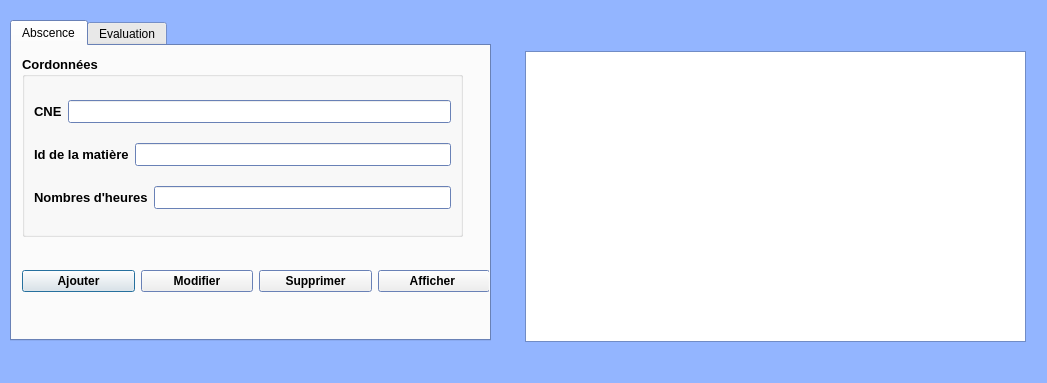
<?xml version="1.0" encoding="UTF-8"?>
<ui version="4.0">
 <class>Note_Abs</class>
 <widget class="QDialog" name="Note_Abs">
  <property name="geometry">
   <rect>
    <x>0</x>
    <y>0</y>
    <width>1047</width>
    <height>383</height>
   </rect>
  </property>
  <property name="palette">
   <palette>
    <active>
     <colorrole role="Base">
      <brush brushstyle="SolidPattern">
       <color alpha="255">
        <red>255</red>
        <green>255</green>
        <blue>255</blue>
       </color>
      </brush>
     </colorrole>
     <colorrole role="Window">
      <brush brushstyle="SolidPattern">
       <color alpha="255">
        <red>147</red>
        <green>181</green>
        <blue>255</blue>
       </color>
      </brush>
     </colorrole>
    </active>
    <inactive>
     <colorrole role="Base">
      <brush brushstyle="SolidPattern">
       <color alpha="255">
        <red>255</red>
        <green>255</green>
        <blue>255</blue>
       </color>
      </brush>
     </colorrole>
     <colorrole role="Window">
      <brush brushstyle="SolidPattern">
       <color alpha="255">
        <red>147</red>
        <green>181</green>
        <blue>255</blue>
       </color>
      </brush>
     </colorrole>
    </inactive>
    <disabled>
     <colorrole role="Base">
      <brush brushstyle="SolidPattern">
       <color alpha="255">
        <red>147</red>
        <green>181</green>
        <blue>255</blue>
       </color>
      </brush>
     </colorrole>
     <colorrole role="Window">
      <brush brushstyle="SolidPattern">
       <color alpha="255">
        <red>147</red>
        <green>181</green>
        <blue>255</blue>
       </color>
      </brush>
     </colorrole>
    </disabled>
   </palette>
  </property>
  <property name="windowTitle">
   <string>Dialog</string>
  </property>
  <widget class="QTabWidget" name="tabWidget">
   <property name="geometry">
    <rect>
     <x>10</x>
     <y>20</y>
     <width>481</width>
     <height>321</height>
    </rect>
   </property>
   <property name="font">
    <font>
     <family>MS Shell Dlg 2</family>
    </font>
   </property>
   <property name="currentIndex">
    <number>0</number>
   </property>
   <widget class="QWidget" name="tab">
    <attribute name="title">
     <string>Abscence</string>
    </attribute>
    <widget class="QGroupBox" name="groupBox_3">
     <property name="geometry">
      <rect>
       <x>10</x>
       <y>10</y>
       <width>441</width>
       <height>181</height>
      </rect>
     </property>
     <property name="font">
      <font>
       <family>MS Shell Dlg 2</family>
       <pointsize>10</pointsize>
       <weight>75</weight>
       <bold>true</bold>
      </font>
     </property>
     <property name="title">
      <string>Cordonnées</string>
     </property>
     <layout class="QVBoxLayout" name="verticalLayout_3">
      <item>
       <layout class="QHBoxLayout" name="horizontalLayout_12">
        <item>
         <widget class="QLabel" name="label_9">
          <property name="text">
           <string>CNE</string>
          </property>
         </widget>
        </item>
        <item>
         <widget class="QLineEdit" name="texte_CNE_Abs">
          <property name="inputMask">
           <string/>
          </property>
          <property name="text">
           <string/>
          </property>
         </widget>
        </item>
       </layout>
      </item>
      <item>
       <layout class="QHBoxLayout" name="horizontalLayout_13">
        <item>
         <widget class="QLabel" name="label_10">
          <property name="text">
           <string>Id de la matière</string>
          </property>
         </widget>
        </item>
        <item>
         <widget class="QLineEdit" name="texte_Id_Abs"/>
        </item>
       </layout>
      </item>
      <item>
       <layout class="QHBoxLayout" name="horizontalLayout_14">
        <item>
         <widget class="QLabel" name="label_11">
          <property name="text">
           <string>Nombres d'heures</string>
          </property>
         </widget>
        </item>
        <item>
         <widget class="QLineEdit" name="texte_Nbr_Abs"/>
        </item>
       </layout>
      </item>
     </layout>
    </widget>
    <widget class="QWidget" name="horizontalLayoutWidget_3">
     <property name="geometry">
      <rect>
       <x>10</x>
       <y>200</y>
       <width>468</width>
       <height>71</height>
      </rect>
     </property>
     <layout class="QHBoxLayout" name="horizontalLayout_11">
      <item>
       <widget class="QPushButton" name="pushButton_ajouter_3">
        <property name="font">
         <font>
          <family>MS Shell Dlg 2</family>
          <weight>75</weight>
          <bold>true</bold>
         </font>
        </property>
        <property name="text">
         <string>Ajouter</string>
        </property>
       </widget>
      </item>
      <item>
       <widget class="QPushButton" name="pushButton_modifier_3">
        <property name="font">
         <font>
          <family>MS Shell Dlg 2</family>
          <weight>75</weight>
          <bold>true</bold>
         </font>
        </property>
        <property name="text">
         <string>Modifier</string>
        </property>
       </widget>
      </item>
      <item>
       <widget class="QPushButton" name="pushButton_supprimer_3">
        <property name="font">
         <font>
          <family>MS Shell Dlg 2</family>
          <weight>75</weight>
          <bold>true</bold>
         </font>
        </property>
        <property name="text">
         <string>Supprimer</string>
        </property>
       </widget>
      </item>
      <item>
       <widget class="QPushButton" name="pushButton_afficher_3">
        <property name="font">
         <font>
          <family>MS Shell Dlg 2</family>
          <weight>75</weight>
          <bold>true</bold>
         </font>
        </property>
        <property name="text">
         <string>Afficher </string>
        </property>
       </widget>
      </item>
     </layout>
    </widget>
   </widget>
   <widget class="QWidget" name="tab_2">
    <attribute name="title">
     <string>Evaluation</string>
    </attribute>
    <widget class="QGroupBox" name="groupBox_4">
     <property name="geometry">
      <rect>
       <x>10</x>
       <y>10</y>
       <width>441</width>
       <height>181</height>
      </rect>
     </property>
     <property name="font">
      <font>
       <family>MS Shell Dlg 2</family>
       <pointsize>10</pointsize>
       <weight>75</weight>
       <bold>true</bold>
      </font>
     </property>
     <property name="title">
      <string>Cordonnées</string>
     </property>
     <layout class="QVBoxLayout" name="verticalLayout_4">
      <item>
       <layout class="QHBoxLayout" name="horizontalLayout_16">
        <item>
         <widget class="QLabel" name="label_13">
          <property name="text">
           <string>CNE</string>
          </property>
         </widget>
        </item>
        <item>
         <widget class="QLineEdit" name="texte_CNE_Note">
          <property name="inputMask">
           <string/>
          </property>
          <property name="text">
           <string/>
          </property>
         </widget>
        </item>
       </layout>
      </item>
      <item>
       <layout class="QHBoxLayout" name="horizontalLayout_17">
        <item>
         <widget class="QLabel" name="label_14">
          <property name="text">
           <string>Id de la matière</string>
          </property>
         </widget>
        </item>
        <item>
         <widget class="QLineEdit" name="texte_Id_Note"/>
        </item>
       </layout>
      </item>
      <item>
       <layout class="QHBoxLayout" name="horizontalLayout_18">
        <item>
         <widget class="QLabel" name="label_15">
          <property name="text">
           <string>La note</string>
          </property>
         </widget>
        </item>
        <item>
         <widget class="QLineEdit" name="texte_Note"/>
        </item>
       </layout>
      </item>
     </layout>
    </widget>
    <widget class="QWidget" name="horizontalLayoutWidget_4">
     <property name="geometry">
      <rect>
       <x>10</x>
       <y>200</y>
       <width>468</width>
       <height>71</height>
      </rect>
     </property>
     <layout class="QHBoxLayout" name="horizontalLayout_20">
      <item>
       <widget class="QPushButton" name="pushButton_ajouter_4">
        <property name="font">
         <font>
          <family>MS Shell Dlg 2</family>
          <weight>75</weight>
          <bold>true</bold>
         </font>
        </property>
        <property name="text">
         <string>Ajouter</string>
        </property>
       </widget>
      </item>
      <item>
       <widget class="QPushButton" name="pushButton_modifier_4">
        <property name="font">
         <font>
          <family>MS Shell Dlg 2</family>
          <weight>75</weight>
          <bold>true</bold>
         </font>
        </property>
        <property name="text">
         <string>Modifier</string>
        </property>
       </widget>
      </item>
      <item>
       <widget class="QPushButton" name="pushButton_supprimer_4">
        <property name="font">
         <font>
          <family>MS Shell Dlg 2</family>
          <weight>75</weight>
          <bold>true</bold>
         </font>
        </property>
        <property name="text">
         <string>Supprimer</string>
        </property>
       </widget>
      </item>
      <item>
       <widget class="QPushButton" name="pushButton_afficher_4">
        <property name="font">
         <font>
          <family>MS Shell Dlg 2</family>
          <weight>75</weight>
          <bold>true</bold>
         </font>
        </property>
        <property name="text">
         <string>Afficher </string>
        </property>
       </widget>
      </item>
     </layout>
    </widget>
   </widget>
  </widget>
  <widget class="QTableView" name="tableView">
   <property name="geometry">
    <rect>
     <x>525</x>
     <y>51</y>
     <width>501</width>
     <height>291</height>
    </rect>
   </property>
  </widget>
  <widget class="QLabel" name="label">
   <property name="geometry">
    <rect>
     <x>560</x>
     <y>120</y>
     <width>381</width>
     <height>201</height>
    </rect>
   </property>
   <property name="text">
    <string/>
   </property>
   <property name="pixmap">
    <pixmap>Picture/logo.png</pixmap>
   </property>
   <property name="scaledContents">
    <bool>true</bool>
   </property>
  </widget>
 </widget>
 <resources/>
 <connections/>
</ui>
